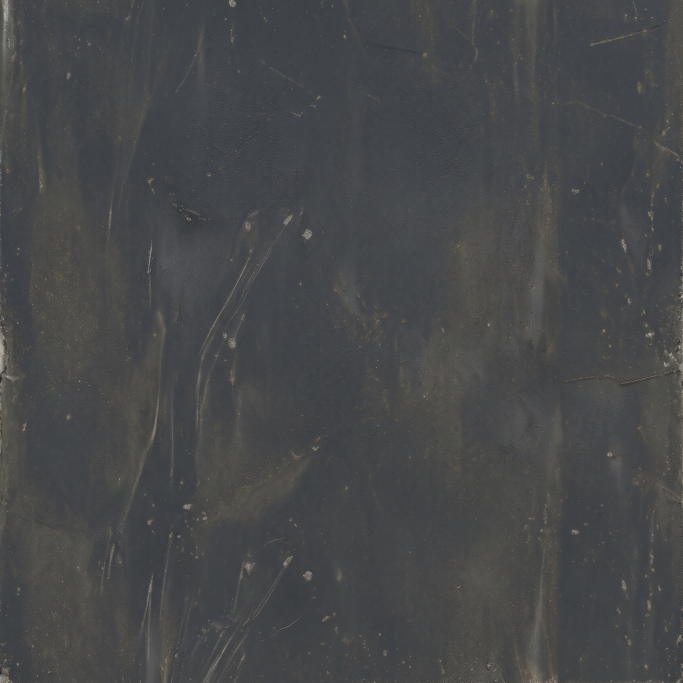
#> input picture assets_src/crane/dark_steel.jpg, 2048 x 2048 px, given in place of car_side.png, which was not available (shown at 1/3 size)
$ python gen_cars.py ../../assets_src/crane/dark_steel.jpg
#> lines starting #> are read from the running program, lines starting #| are printed output that depends on the picture
"""Low-poly, high-detail city cars: 4 body types x 6 paint colours -> GLB files.

Design (same idea as tools/building_gen): the mesh is a few hundred flat-shaded triangles -- an extruded side profile
with real wheel arches and bevelled edges, a tapered greenhouse, mirrors and 14-sided wheels. All the small detail
(door seams, handles, grille, headlights, tail lights, rims, brake discs, tyre sidewalls, interior behind the glass)
lives in Gemini-generated textures plus normal maps derived from them.

Run:  python gen_cars.py            (numpy + Pillow)
Source textures (Gemini, via Chrome): assets/vehicles/cars/src_tex/car_{wheel,front,rear,side,glass}.png
Output: assets/vehicles/cars/glb/CAR_<type>_<colour>.glb    processed maps: assets/vehicles/cars/tex/
Units: metres, +Y up, car front faces +Z, origin on the ground under the car centre.
"""
import io, json, math, os, struct, sys
import numpy as np
from PIL import Image, ImageFilter

ROOT = os.path.normpath(os.path.join(os.path.dirname(__file__), "..", ".."))
BASE = os.path.join(ROOT, "assets", "vehicles", "cars")
SRC, OUT, TEX = (os.path.join(BASE, d) for d in ("src_tex", "glb", "tex"))

COLOURS = {"white": (0.92, 0.92, 0.92), "black": (0.06, 0.06, 0.07), "red": (0.62, 0.05, 0.05),
           "blue": (0.08, 0.20, 0.50), "silver": (0.55, 0.57, 0.60), "green": (0.10, 0.30, 0.20),
           "yellow": (0.85, 0.65, 0.05), "orange": (0.80, 0.30, 0.04), "grey": (0.22, 0.23, 0.25),
           "beige": (0.68, 0.60, 0.46), "teal": (0.05, 0.38, 0.40), "maroon": (0.30, 0.04, 0.07)}
WHEEL_STYLES = {"alloy": 1.0, "dark": 0.38, "gold": None}  # multiplier on the wheel texture (gold = tinted)

# L length, W width, wb wheelbase, r wheel radius, yb sill height, belt beltline, hood/deck heights,
# cab = (rear base z, rear roof z, front roof z, front base z) as fractions of L/2, roof height
TYPES = {
    "sedan":  dict(L=4.6, W=1.80, wb=2.70, r=0.32, yb=0.20, belt=0.92, hood=0.86, deck=0.90, roof=1.44, cab=(-0.62, -0.36, 0.12, 0.38)),
    "hatch":  dict(L=4.0, W=1.74, wb=2.50, r=0.30, yb=0.19, belt=0.90, hood=0.84, deck=0.95, roof=1.46, cab=(-0.93, -0.84, 0.10, 0.36)),
    "suv":    dict(L=4.7, W=1.90, wb=2.80, r=0.37, yb=0.32, belt=1.08, hood=1.04, deck=1.10, roof=1.74, cab=(-0.95, -0.90, 0.16, 0.40)),
    "wagon":  dict(L=4.8, W=1.82, wb=2.80, r=0.32, yb=0.20, belt=0.93, hood=0.87, deck=0.95, roof=1.47, cab=(-0.94, -0.88, 0.12, 0.38), rails=1),
    "coupe":  dict(L=4.4, W=1.84, wb=2.62, r=0.33, yb=0.17, belt=0.86, hood=0.78, deck=0.88, roof=1.30, cab=(-0.66, -0.30, 0.02, 0.34), spoiler=1, two_door=1),
    "pickup": dict(L=5.3, W=1.95, wb=3.30, r=0.38, yb=0.36, belt=1.12, hood=1.10, deck=1.12, roof=1.86, cab=(-0.16, -0.12, 0.26, 0.44), flares=1, bed=1),
    "van":    dict(L=5.0, W=1.95, wb=3.10, r=0.34, yb=0.28, belt=1.05, hood=1.00, deck=1.05, roof=2.05, cab=(-0.97, -0.96, 0.52, 0.66), rails=1),
    "taxi":   dict(L=4.6, W=1.80, wb=2.70, r=0.32, yb=0.20, belt=0.92, hood=0.86, deck=0.90, roof=1.44, cab=(-0.62, -0.36, 0.12, 0.38), sign=1, colours=("yellow",)),
    "compact":dict(L=3.5, W=1.66, wb=2.30, r=0.28, yb=0.18, belt=0.88, hood=0.82, deck=0.94, roof=1.50, cab=(-0.94, -0.86, 0.14, 0.42), two_door=1),
}
TYPES["sports"] = dict(L=4.5, W=1.96, wb=2.64, r=0.34, yb=0.13, belt=0.76, hood=0.66, deck=0.80, roof=1.16,
                       cab=(-0.56, -0.20, -0.04, 0.26), spoiler=1, two_door=1)
TYPES["suv"].update(flares=1, rails=1)
DOOR_PITCH = 1.2  # metres per tile of the side texture (one door, seam at u=0.52); the repeats land in arches / off the ends


# ---------------------------------------------------------------- textures
def height_from_albedo(rgb, blur_lo=10, blur_hi=1.5):
    g = rgb.astype(np.float32) @ np.array([0.299, 0.587, 0.114], np.float32) / 255.0
    im = Image.fromarray((g * 255).astype(np.uint8))
    lo = np.asarray(im.filter(ImageFilter.GaussianBlur(blur_lo)), np.float32) / 255.0
    hi = np.asarray(im.filter(ImageFilter.GaussianBlur(blur_hi)), np.float32) / 255.0
    return hi - lo


def normal_from_height(h, k):
    dx = (np.roll(h, -1, 1) - np.roll(h, 1, 1)) * 0.5
    dy = (np.roll(h, -1, 0) - np.roll(h, 1, 0)) * 0.5
    n = np.stack([-dx * k, dy * k, np.ones_like(h)], -1)
    n /= np.linalg.norm(n, axis=-1, keepdims=True)
    return ((n * 0.5 + 0.5) * 255).astype(np.uint8)


def enc(arr, fmt):
    b = io.BytesIO(); Image.fromarray(arr).save(b, fmt, **({"quality": 90} if fmt == "JPEG" else {"optimize": True})); return b.getvalue()


HEIGHTS = {}  # material -> float height map in 0..1 (1 = top); written to tex/<mat>_height.png for POM


def groove(h, rows=None, cols=None, width=3, depth=0.45):
    """Cut soft-edged grooves (panel gaps, creases) into a height map at fractional rows/cols."""
    H, W = h.shape
    for f in rows or []:
        y = np.arange(H)[:, None]; h -= depth * np.exp(-((y - f * H) / width) ** 2)
    for f in cols or []:
        x = np.arange(W)[None, :]; h -= depth * np.exp(-((x - f * W) / width) ** 2)
    return h


def finish_height(name, h, k):
    h = (h - h.min()) / max(1e-6, h.max() - h.min())
    HEIGHTS[name] = h
    return enc(normal_from_height(h, k), "PNG")


def load_maps():
    def prep(name, size, crop=None, k=4.0, normal=True, draw=None):
        im = Image.open(os.path.join(SRC, f"car_{name}.png")).convert("RGB")
        if crop: im = im.crop(tuple(int(c * s) for c, s in zip(crop, (im.width, im.height, im.width, im.height))))
        rgb = np.asarray(im.resize(size, Image.LANCZOS))
        alb = enc(rgb, "JPEG")
        if not normal: return alb, None
        lum = rgb.astype(np.float32) @ np.array([0.299, 0.587, 0.114], np.float32) / 255.0
        # relief = fine high-pass + broad luminance (dark grille holes, lamp recesses and spoke gaps sit low)
        h = height_from_albedo(rgb) * 2.0 + 0.35 * (np.asarray(Image.fromarray((lum * 255).astype(np.uint8)).filter(ImageFilter.GaussianBlur(3)), np.float32) / 255.0)
        if draw: h = draw(h)
        return alb, finish_height(name, h, k * 4)

    # [6 lines left out: function wheel_draw, not called in this run]

    def front_draw(h):  # deepen the grille and lower intake, crisp outline of the fascia seams
        return groove(h, rows=[0.08, 0.95], width=2.5, depth=0.35)
    side = Image.open(os.path.join(SRC, "car_side.png")).convert("RGB")
#> side is the input picture: PIL image 2048x2048 RGB; mean R, G, B 71.2, 72.6, 74.1
    # neutralise the side panel to near-white so baseColorFactor carries the paint colour; keep its shading/seam
    a = np.asarray(side.resize((1024, 1024), Image.LANCZOS)).astype(np.float32)
    lum = a @ np.array([0.299, 0.587, 0.114], np.float32)
    lum = np.clip(lum / np.percentile(lum, 90), 0, 1.05) * 255
    side_rgb = np.clip(np.repeat(lum[..., None], 3, -1), 0, 255).astype(np.uint8)
    # body relief: the photo's door seam + drawn shoulder crease, lower character line and rocker step.
    # side_uv maps v 0.06 = beltline .. 0.94 = sill; the clean patch at (0.06..0.12, 0.80..0.86) stays untouched.
    hb = height_from_albedo(side_rgb) * 1.5
    hb = groove(hb, rows=[0.17], width=2.5, depth=0.30)          # shoulder crease under the window line
    hb = groove(hb, rows=[0.56], width=5.0, depth=0.18)          # lower character line
    hb[int(0.92 * 1024):, :] -= 0.25                             # rocker panel steps in
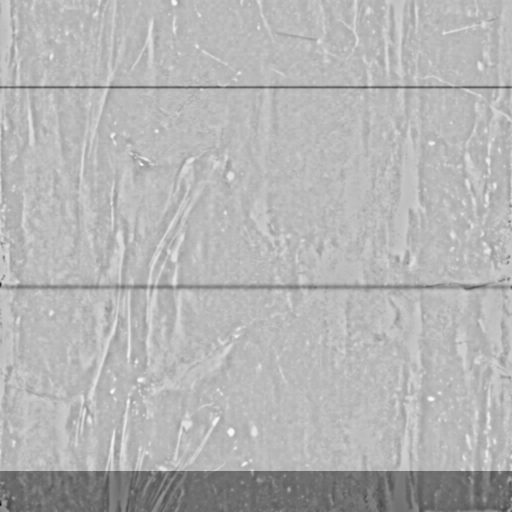
#> hb: shape (1024, 1024) float32 (shown at 1/2 size); min -0.621, max 0.224, mean -0.0232; drawn with min black and max white
    hb = groove(hb, cols=[0.52], width=2.0, depth=0.5)           # sharpen the door gap
    hb[int(0.76 * 1024):int(0.90 * 1024), int(0.02 * 1024):int(0.20 * 1024)] = 0.0  # PLAIN patch: dead flat (it is stretched over hoods/roofs)
#> hb: shape (1024, 1024) float32; min -0.746, max 0.224, mean -0.025
    maps = {
        "body": (enc(side_rgb, "JPEG"), finish_height("body", hb, 22.0)),
        "front": prep("front", (1024, 384), crop=(0, 0.30, 1, 1), k=4.0, draw=front_draw),  # drop the hood band
        "rear": prep("rear", (1024, 384), crop=(0, 0.22, 1, 1), k=4.0, draw=front_draw),
        "wheel": prep("wheel", (1024, 1024), k=5.0, draw=wheel_draw),
        "glass": prep("glass", (512, 512), normal=False),
    }
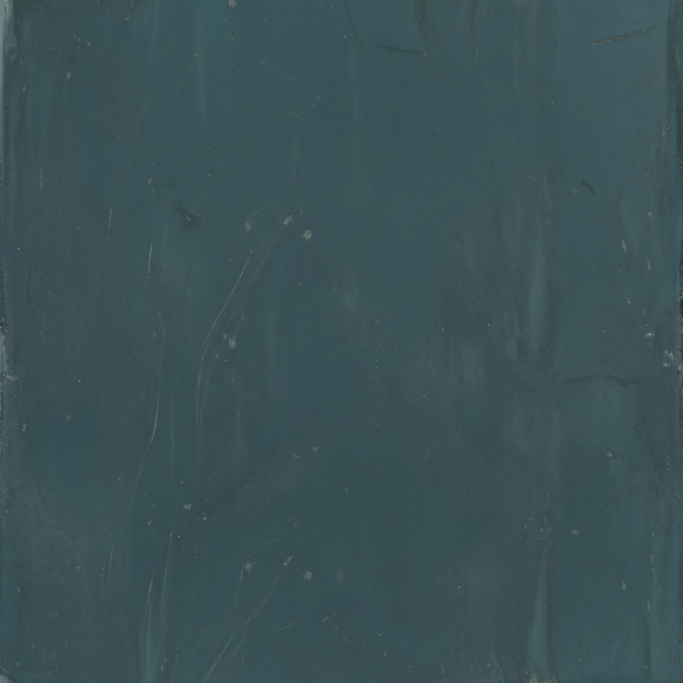
#> input picture assets_src/crane/glass.jpg, 2048 x 2048 px, given in place of car_front.png, which was not available (shown at 1/3 size)
#> in prep, im is the input picture: PIL image 2048x2048 RGB; mean R, G, B 59.2, 82, 86.4
#> call 2 of normal_from_height, with k = 16
#> in normal_from_height (call 2), `dx = (np.roll(h, -1, 1) - np.roll(h, 1, 1)) * 0.5`:
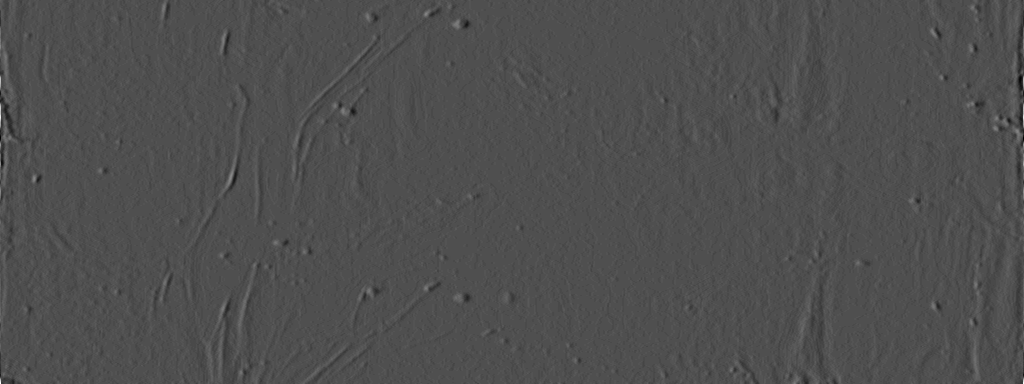
#> dx: shape (384, 1024) float32; min -0.105, max 0.233, mean 3.32e-14; drawn with min black and max white
#> in normal_from_height (call 2), `n /= np.linalg.norm(n, axis=-1, keepdims=True)`:
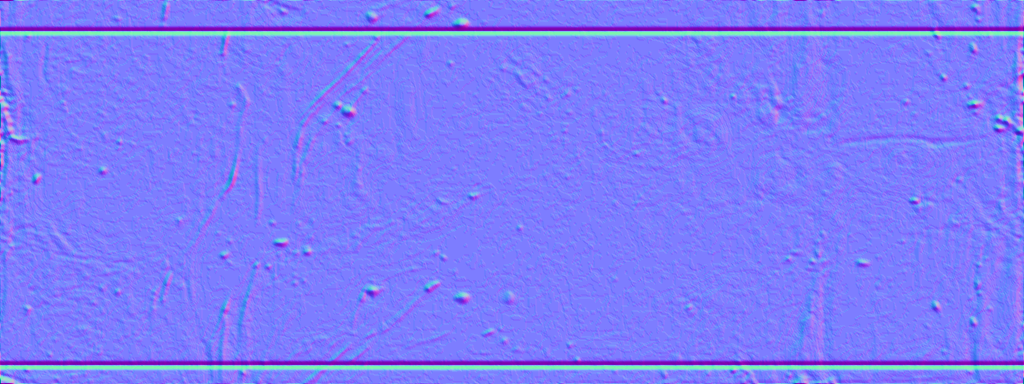
#> n: shape (384, 1024, 3) float32; mean of channels 0, 1, 2 0.000109, 0.000459, 0.969; drawn with min black and max white
#> call 2 of prep, with name = 'rear', size = (1024, 384), crop = (0, 0.22, 1, 1), k = 4, normal = True
#> in prep (call 2), `if crop: im = im.crop(tuple(int(c * s) for c, s in zip(crop, (im.width..`:
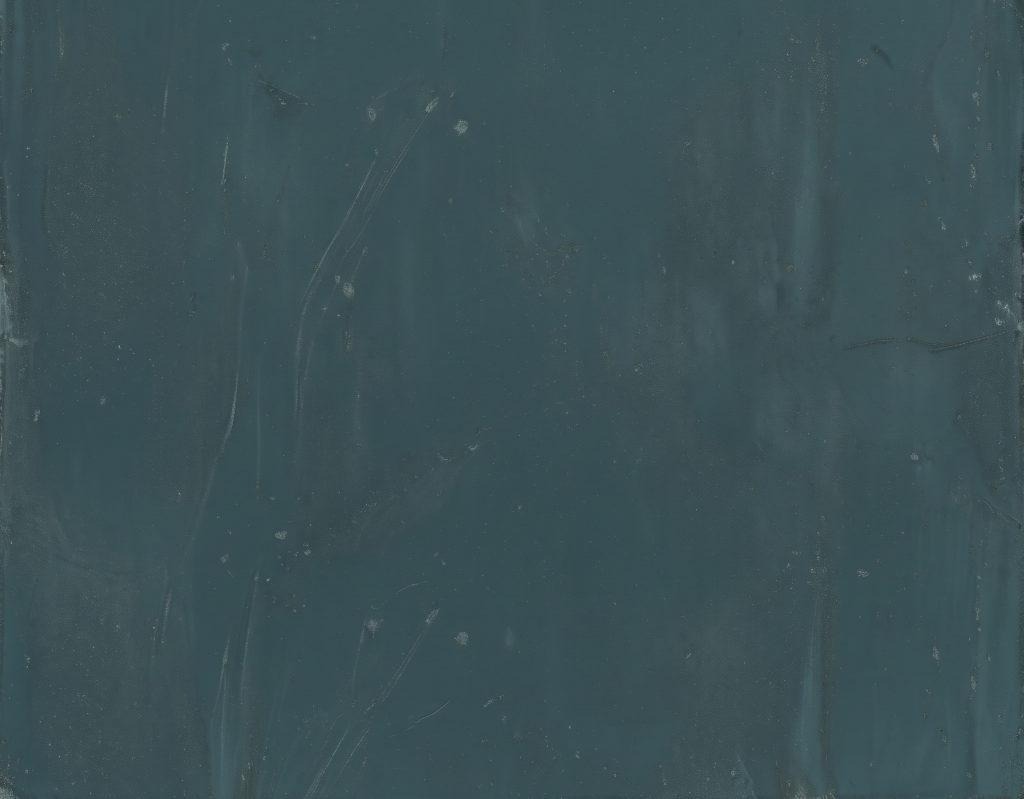
#> im: PIL image 2048x1598 RGB (shown at 1/2 size); mean R, G, B 59.1, 81.4, 85.7
#> call 3 of height_from_albedo, with blur_lo = 10, blur_hi = 1.5
#> in height_from_albedo (call 3), `return hi - lo`:
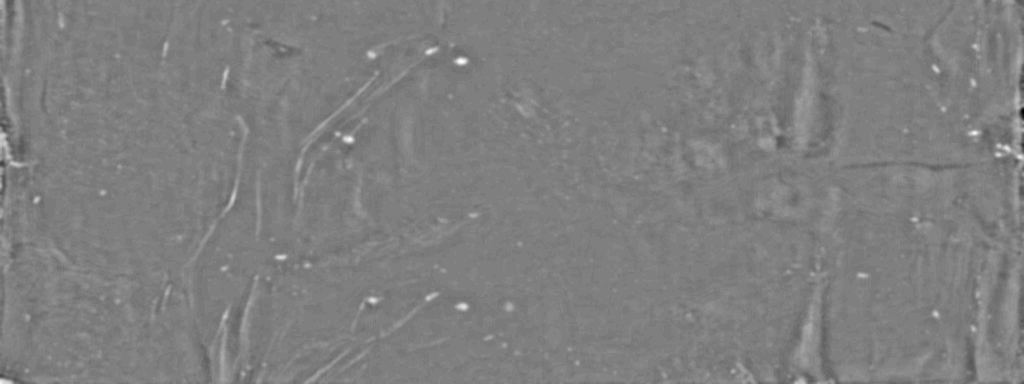
#> returned value: shape (384, 1024) float32; min -0.102, max 0.102, mean 5.52e-05; drawn with min black and max white
#> the loop in groove (call 5), `for f in rows or []:` made 2 passes
#> pass 1, in groove (call 5), `h -= depth * np.exp(-((y - f * H) / width) ** 2)`:
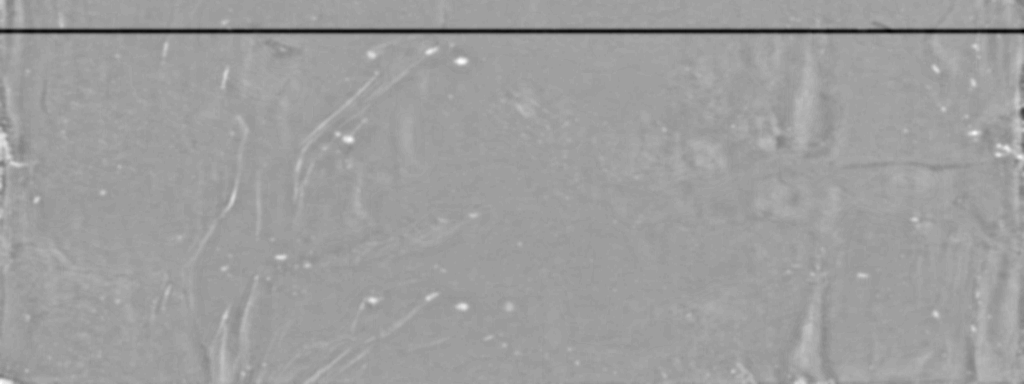
#> h: shape (384, 1024) float32; min -0.287, max 0.335, mean 0.0986; drawn with min black and max white
    maps["metal"] = (maps["wheel"][0], None)
    os.makedirs(TEX, exist_ok=True)
    for n, (al, no) in maps.items():
        open(os.path.join(TEX, f"{n}_albedo.jpg"), "wb").write(al)
        if no: open(os.path.join(TEX, f"{n}_normal.png"), "wb").write(no)
    for n, h in HEIGHTS.items():
        Image.fromarray((h * 255).astype(np.uint8)).save(os.path.join(TEX, f"{n}_height.png"))
    return maps


# ---------------------------------------------------------------- mesh
MATS = ["body", "glass", "front", "rear", "wheel", "metal", "trim"]  # trim = second livery colour (transit)


class Mesh:
    def __init__(self):
        self.tris = {m: [] for m in MATS}  # (p0,p1,p2, uv0,uv1,uv2)

    # [7 lines left out: function tri, not called in this run]

    def quad(self, mat, p, uv, want=None):
        self.tri(mat, [p[0], p[1], p[2]], [uv[0], uv[1], uv[2]], want)
        self.tri(mat, [p[0], p[2], p[3]], [uv[0], uv[2], uv[3]], want)

    # [15 lines left out: functions poly, grid, not called in this run]

    def count(self):
        return sum(len(v) for v in self.tris.values())


def area(poly):
    return 0.5 * sum(poly[i][0] * poly[(i + 1) % len(poly)][1] - poly[(i + 1) % len(poly)][0] * poly[i][1] for i in range(len(poly)))


# [62 lines left out: functions earclip, offset_poly, lower_profile, side_uv, not called in this run]


PLAIN = lambda a, b: (0.06 + 0.06 * a, 0.80 + 0.06 * b)  # a clean patch of the panel texture (no seam/handle)
DARK = (0.012, 0.012)                                    # black corner of the wheel texture


# [175 lines left out: functions build_car, hexa, tapered, strut, not called in this run]


MOTO_LOD = 0.36  # segment multiplier for the bike's tubes/lofts (1.0 = full detail)
METAL = (0.45, 0.625)  # bright flat spot on the rim photo: polished alloy / chrome


# [184 lines left out: functions tube, loft, sring, build_moto, box, not called in this run]


# ---------------------------------------------------------------- glb
SMOOTH_DEG = 32
MAT_PBR = {"body": (0.25, 0.30), "glass": (0.0, 0.08), "front": (0.3, 0.45), "rear": (0.3, 0.45), "wheel": (0.2, 0.7), "metal": (0.9, 0.22), "trim": (0.25, 0.30)}  # metal, rough


# [68 lines left out: function write_glb, not called in this run]


def main():
    os.makedirs(OUT, exist_ok=True)
    maps = load_maps()
    if not sys.argv[1:] or "moto" in sys.argv[1:]:
        mesh = build_moto()
        for i, cn in enumerate(COLOURS):
            out = os.path.join(OUT, f"MOTO_{cn}.glb"); write_glb(out, mesh, maps, COLOURS[cn], ("alloy", "dark", "gold")[i % 3])
        print(f"moto: {mesh.count()} tris, {os.path.getsize(out) / 1e6:.2f} MB per GLB")
    for tn in (a for a in (sys.argv[1:] or TYPES) if a != "moto"):
        mesh = build_car(TYPES[tn])
        styles = list(WHEEL_STYLES)
        for i, cn in enumerate(TYPES[tn].get("colours", COLOURS)):
            ws = styles[(i + len(tn)) % 3] if tn != "taxi" else "alloy"  # spread rim styles across the paint range
            out = os.path.join(OUT, f"CAR_{tn}_{cn}.glb"); write_glb(out, mesh, maps, COLOURS[cn], ws)
        print(f"{tn}: {mesh.count()} tris, {os.path.getsize(out) / 1e6:.2f} MB per GLB")


if __name__ == "__main__":
#> (the run stopped early here; a loop or call above may not have finished)
